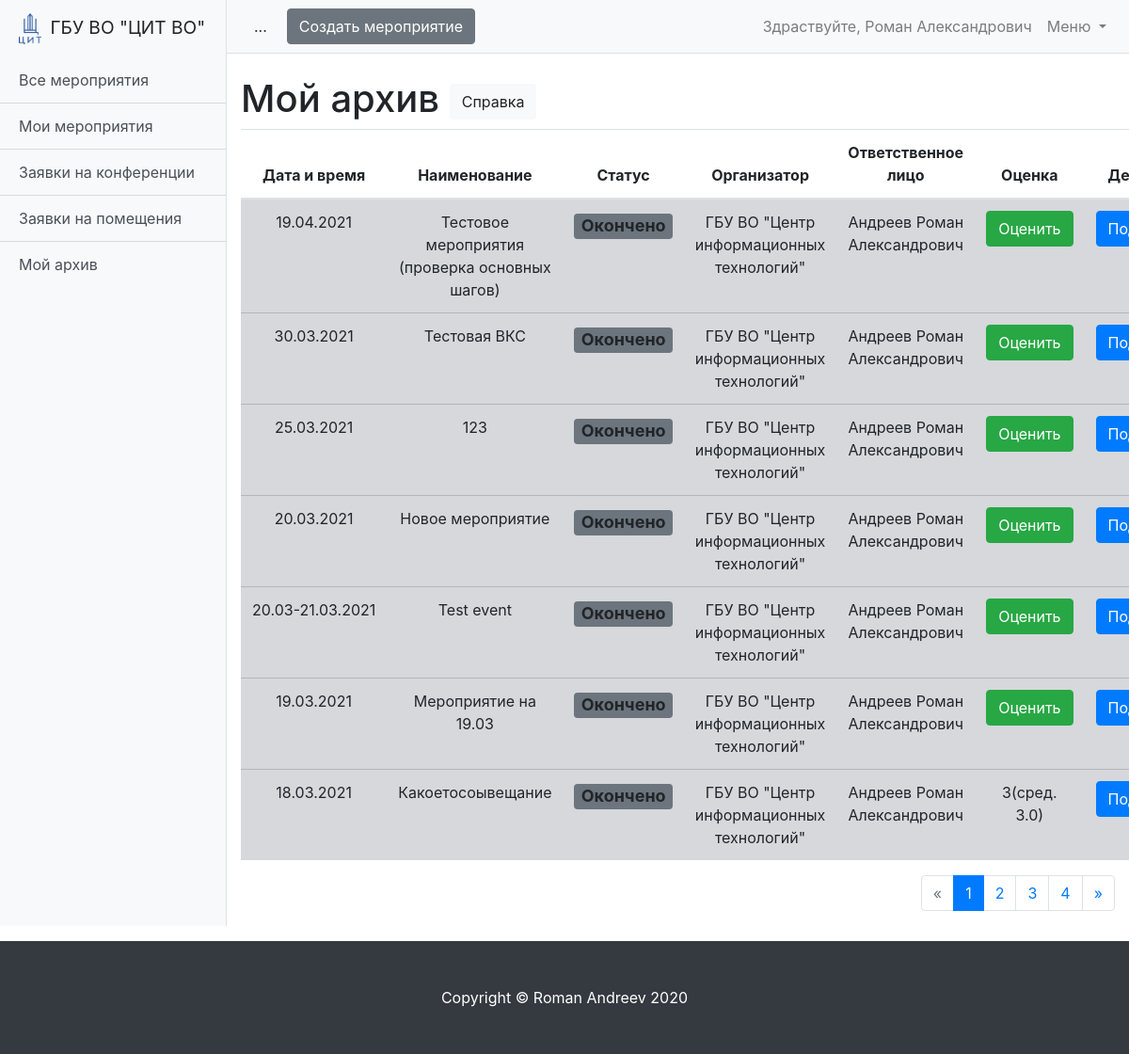
Page /schedule/event-archive/ (signed in) on the committed database.
### schedule/models.py (models this page shows, shortened)
class User(AbstractUser):
    is_operator = models.BooleanField(default=False, verbose_name='Опертор')
    is_assistant = models.BooleanField(default=False, verbose_name='Ассистент')
    organization = models.ForeignKey('Organization', verbose_name='Организация', on_delete=models.SET_NULL,
                                     null=True, blank=True)
    subscribe_mail = models.BooleanField(verbose_name='Подписка на почтовую рассылку', default=False)
    telegram = models.CharField(max_length=10, verbose_name='Телеграм чат-id', null=True, blank=True)
    subscribe_telegram = models.BooleanField(verbose_name='Подписка на рассылку в телеграм', default=False)
    phone = models.CharField(max_length=100, verbose_name='Телефон', null=True, blank=True)
    def __str__(self):
        return f'{self.last_name} {self.first_name}'

class Event(models.Model):
    MESSAGES = {
        'create': 'Мероприятие создано!',
        'update': 'Мероприятие изменено!',
        'delete': 'Мероприятие удалено!'
    }
    STATUS_DRAFT = 'draft'
    STATUS_WAIT = 'wait'
    STATUS_READY = 'ready'
    STATUS_REJECTION = 'rejection'
    STATUS_COMPLETED = 'completed'
    STATUS_CHOICES = (
        (STATUS_DRAFT, 'Черновик'),
        (STATUS_WAIT, 'Ожидание'),
        (STATUS_READY, 'Готово'),
        (STATUS_REJECTION, 'Отказ'),
        (STATUS_COMPLETED, 'Окончено')
    )
    name = models.CharField(max_length=255, verbose_name='Название мероприятия')
    description = models.TextField(verbose_name='Описание')
    organization = models.ForeignKey('Organization', verbose_name='Организация', on_delete=models.CASCADE)  # Возможно избыточно
    owner = models.ForeignKey('User', verbose_name='Владелец', on_delete=models.CASCADE)
    date_start = models.DateField(verbose_name='Дата начала мероприятия', null=True, blank=True)
    date_end = models.DateField(verbose_name='Дата окончания мероприятия', null=True, blank=True)
    created_at = models.DateTimeField(auto_now_add=True)
    updated_at = models.DateTimeField(auto_now=True)
    status = models.CharField(
        max_length=100,
        verbose_name='Статус мероприятия',
        choices=STATUS_CHOICES,
        default=STATUS_DRAFT
    )
    def get_absolute_url(self):
        return reverse('event_detail', kwargs={'pk': self.pk})
    def get_avg_grade(self):
        return Grade.objects.filter(event=self).aggregate(models.Avg('grade'))['grade__avg']
    def get_grade(self):
        return get_object_or_none(Grade, event=self).grade
    class Meta:
        ordering = ['date_start']
        verbose_name = 'Мероприятие'
        verbose_name_plural = 'Мероприятия'

class Organization(models.Model):
    name = models.CharField(max_length=255, verbose_name='Название организации')
    room = models.ManyToManyField('Room', verbose_name='Доступные помещения', related_name='related_room')
    created_at = models.DateTimeField(auto_now_add=True)
    updated_at = models.DateTimeField(auto_now=True)
    def __str__(self):
        return self.name
    class Meta:
        ordering = ['name']
        verbose_name = 'Организация'
        verbose_name_plural = 'Организации'

class Grade(models.Model):
    GRADE_1 = 1
    GRADE_2 = 2
    GRADE_3 = 3
    GRADE_4 = 4
    GRADE_5 = 5
    GRADE_CHOICES = (
        (GRADE_1, 'Очень плохо'),
        (GRADE_2, 'Плохо'),
        (GRADE_3, 'Удовлетворительно'),
        (GRADE_4, 'Хорошо'),
        (GRADE_5, 'Отлично')
    )
    event = models.ForeignKey('Event', verbose_name='Мероприятие', on_delete=models.CASCADE)
    created_by = models.ForeignKey('User', verbose_name='Сотрудник', on_delete=models.CASCADE)
    grade = models.SmallIntegerField(verbose_name='Оценка', choices=GRADE_CHOICES)
    comment = models.TextField(verbose_name='Комментарий', null=True, blank=True)
    created_at = models.DateTimeField(auto_now_add=True)
    updated_at = models.DateTimeField(auto_now=True)
    class Meta:
        ordering = ['created_at']
        verbose_name = 'Оценка'
        verbose_name_plural = 'Оценки'

### schedule/views/event.py (the view)
# urls.py: path('event-archive/', ArchiveEventsListView.as_view(), name='event_archive'),
class ArchiveEventsListView(LoginRequiredMixin, HelpMixin, ListView):
    model = Event
    paginate_by = 7
    ordering = '-date_start'
    template_name = 'schedule/event_archive.html'
    def get_queryset(self):
        queryset = super().get_queryset()
        set_status_completed(queryset)
        return queryset.filter(
            status__in=('completed',),
            owner=self.request.user
        )

### schedule/models.py (called while the page is built)
def get_object_or_none(klass, *args, **kwargs):
    queryset = _get_queryset(klass)
    try:
        return queryset.get(*args, **kwargs)
    except queryset.model.DoesNotExist:
        return None

### schedule/services.py (called while the page is built)
def set_status_completed(queryset):
    if queryset.model == Event:
        completed_list = queryset.filter(date_start__lt=today, status__in=['wait', 'ready', 'rejection'])
        if completed_list:
            conference = Conference.objects.filter(event__in=completed_list, date__lt=today)
            booking = Booking.objects.filter(event__in=completed_list, date__lt=today)
            conference.update(status='completed')
            booking.update(status='completed')
            completed_list.filter(date_end__lt=today).update(status='completed')
    if queryset.model in [Conference, Booking]:
        completed_list = queryset.filter(date__lt=today, status__in=['wait', 'ready', 'rejection'])
        if completed_list:
            completed_list.update(status='completed')

### schedule/templatetags/custom_filter.py (called while the page is built)
@register.filter
def get_postfix(status):
    return status_postfix_css_class.get(status)

### schedule/views/mixins.py (called while the page is built)
    def get_url_pattern(self):
        return re.sub(r'\d+', '*.*', self.request.path) + ';'

    def get_context_data(self, **kwargs):
        context = super().get_context_data(**kwargs)
        context['help'] = Page.objects.filter(urls__icontains=self.get_url_pattern()).first()
        return context

### schedule/templates/schedule/event_archive.html
{% extends 'schedule/event_list.html' %}
{% block title %}Мой архив{% endblock title %}
{% block title_grade %}
<th scope="col">
    Оценка
</th>
{% endblock title_grade %}
{% block grade %}
<td>
    {% if event.get_avg_grade %}
    {{ event.get_grade }}(сред. {{ event.get_avg_grade }})
    {% else %}
    <a class="btn btn-success" href="{% url 'grade' pk=event.pk %}" role="button">Оценить</a>
    {% endif %}
</td>
{% endblock grade %}

### schedule/templates/schedule/event_list.html (shortened to what this page needs)
{% extends 'schedule/base_list.html' %}
{% load custom_filter %}
{% block table %}
<table class="table text-center table-hover">
  <thead>
  <tr>
    <th scope="col">Дата и время</th>
    <th scope="col">Наименование</th>
    <th scope="col">Статус</th>
    <th scope="col">Организатор</th>
    <th scope="col">Ответственное лицо</th>
    {% block title_grade %}{% endblock title_grade %}
    <th scope="col">Действие</th>
  </tr>
  </thead>
  <tbody>
  {% for event in page_obj %}
  <tr class="table-{{ event.status|get_postfix }}">
    <td>
      {% if event.date_start == event.date_end %}{{ event.date_start|date:"d.m.Y" }}
      {% else %}{{ event.date_start|date:"d.m" }}-{{ event.date_end|date:"d.m.Y" }}
      {% endif %}
    </td>
    <td>{{ event.name }}</td>
    <td>
      <h4><span class="badge bg-{{ event.status|get_postfix }}">{{ event.get_status_display  }}</span></h4>
    </td>
    <td>{{ event.organization }}</td>
    <td>{{ event.owner }}</td>
    {% block grade %}{% endblock grade %}
    <td><a href="{{ event.get_absolute_url }}" type="button" class="btn btn-primary">Подробно</a></td>
  </tr>
  {% endfor %}
  </tbody>
</table>
{% endblock table %}

### templates/base.html (shortened to what this page needs)
<!DOCTYPE html>
<html lang="en">
{% load static %}
<head>
    <link href="{% static 'vendor/bootstrap/css/bootstrap.min.css' %}" rel="stylesheet">
    <link href=" {% static 'css/simple-sidebar.css' %}" rel="stylesheet">
</head>
<body>
<div class="d-flex" id="wrapper">
    {% block sidebar %}
    <div class="bg-light border-right" id="sidebar-wrapper">
        <div class="sidebar-heading">
            <img src="{% static 'image.png' %}" width="24" class="img-fluid mr-1" alt="...">
            ГБУ ВО "ЦИТ ВО"
        </div>
        <div class="list-group list-group-flush">
            {% block sidebar_link %}
            <a href="{% url 'event_list' %}" class="list-group-item list-group-item-action bg-light">Все мероприятия</a>
            <a href="{% url 'my_event_list' %}" class="list-group-item list-group-item-action bg-light">Мои мероприятия</a>
            {% if request.user.is_operator %}
            <a href="{% url 'conference_list' %}" class="list-group-item list-group-item-action bg-light">Заявки на конференции</a>
            {% endif %}
            {% if request.user.is_assistant %}
            <a href="{% url 'booking_list' %}" class="list-group-item list-group-item-action bg-light">Заявки на помещения</a>
            {% endif %}
            <a href="{% url 'event_archive' %}" class="list-group-item list-group-item-action bg-light">Мой архив</a>
            {% endblock sidebar_link %}
        </div>
    </div>
    <div id="page-content-wrapper">
        <nav class="navbar navbar-expand-lg navbar-light bg-light border-bottom">
            <button class="btn btn-light" id="menu-toggle">...</button>
            {% block bottom_nav %}{% endblock bottom_nav %}
            {% endblock sidebar %}
            <div class="collapse navbar-collapse" id="navbarSupportedContent">
                <ul class="navbar-nav ml-auto mt-2 mt-lg-0">
                    <li class="nav-item">
                        {% if request.user.is_authenticated %}
                        <a class="nav-link" href="{% url 'settings' %}">Здраствуйте, {{ request.user.first_name }}</a>
                        {% endif %}
                    </li>
                    <li class="nav-item dropdown">
                        <a class="nav-link dropdown-toggle" href="#" id="navbarDropdown" role="button" data-toggle="dropdown" aria-haspopup="true" aria-expanded="false">
                            Меню
                        </a>
                    </li>
                </ul>
            </div>
        </nav>
        <div class="container-fluid">
            <div >
                {% block content %}
                {% endblock content %}
            </div>
        </div>
    </div>
</div>
<footer class="py-5 bg-dark mt-3">
  <div class="container">
    <p class="m-0 text-center text-white">Copyright &copy; Roman Andreev 2020</p>
  </div>
</footer>
</body>
</html>

### static_dev/css/simple-sidebar.css (style rules this page uses)
#wrapper { overflow-x: hidden; }
#sidebar-wrapper { min-height: 100vh; margin-left: -15rem; -webkit-transition: margin .25s ease-out; -moz-transition: margin .25s ease-out; -o-transition: margin .25s ease-out; transition: margin .25s ease-out; }
#sidebar-wrapper .sidebar-heading { padding: 0.875rem 1.25rem; font-size: 1.2rem; }
#sidebar-wrapper .list-group { width: 15rem; }
#page-content-wrapper { min-width: 100vw; }
@media (min-width: 768px) { #sidebar-wrapper { margin-left: 0; } }
@media (min-width: 768px) { #page-content-wrapper { min-width: 0; width: 100%; } }

### rows in the picture
User: user.first_name "Роман Александрович"
Event: date_start "19.04.2021", name "Тестовое мероприятия (проверка основных шагов)", status "Окончено", organization "ГБУ ВО \"Центр информационных технологий\"", owner "Андреев Роман Александрович", shows "Оценить"
Event: date_start "30.03.2021", name "Тестовая ВКС", status "Окончено", organization "ГБУ ВО \"Центр информационных технологий\"", owner "Андреев Роман Александрович", shows "Оценить"
Event: date_start "25.03.2021", name "123", status "Окончено", organization "ГБУ ВО \"Центр информационных технологий\"", owner "Андреев Роман Александрович", shows "Оценить"
Event: date_start "20.03.2021", name "Новое мероприятие", status "Окончено", organization "ГБУ ВО \"Центр информационных технологий\"", owner "Андреев Роман Александрович", shows "Оценить"
Event: date_start "20.03", date_end "21.03.2021", name "Test event", status "Окончено", organization "ГБУ ВО \"Центр информационных технологий\"", owner "Андреев Роман Александрович", shows "Оценить"
Event: date_start "19.03.2021", name "Мероприятие на 19.03", status "Окончено", organization "ГБУ ВО \"Центр информационных технологий\"", owner "Андреев Роман Александрович", shows "Оценить"
Event: date_start "18.03.2021", name "Какоетосоывещание", status "Окончено", organization "ГБУ ВО \"Центр информационных технологий\"", owner "Андреев Роман Александрович", get_grade "3", get_avg_grade "3.0"

### other values in the picture
{{ i }} "1"
{{ i }} "2" "3" "4"
